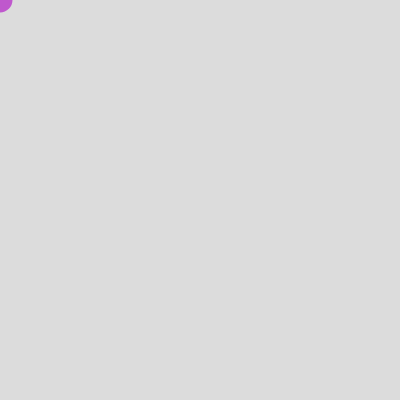
Frame 1 (no input)
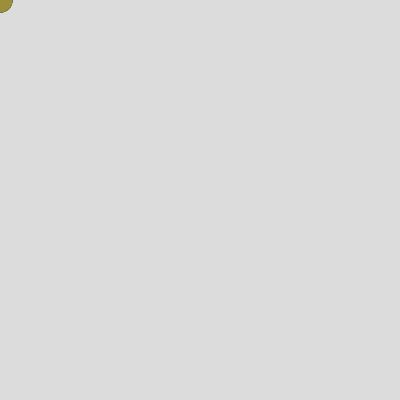
Frame 60 (no input)
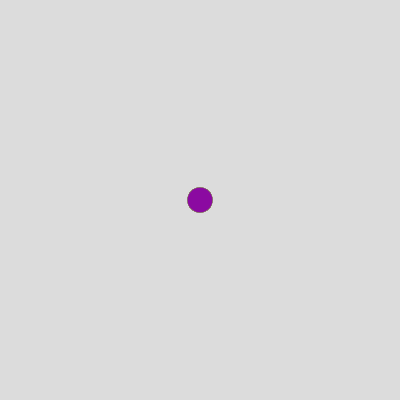
Frame 120 (the mouse pressed at the canvas centre since frame 60)

The p5.js sketch that drew these frames (run headless with seeded random() and noise() and a simulated clock; from frame 60 on, the mouse is pressed at the canvas centre):

// p5.js sketch
// ── sketch.js
var spot = {
  x: 150,
  y: 100
};
var col = {
  r:255,
  g:0,
  b:0
}

function setup() {
  createCanvas(400, 400);
  background(220);
  
}

function draw() {
  
  spot.x = random(0, width);
  spot.y = random(0, height);
  col.r = random(0,255);
  col.g = random(0,255);
  col.b = random(0,255);
  noStroke();
  fill(col.r, col.g, col.b);
  ellipse(mouseX,mouseY,25,25);
}
function mousePressed(){
  background(220);
}
